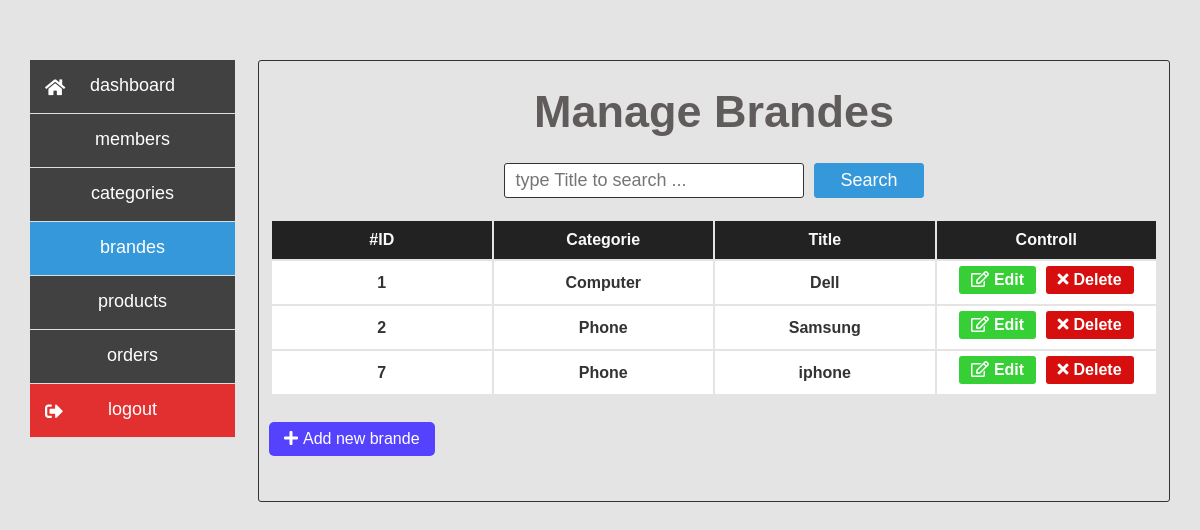
Page /Admin/Brandes.php?function=show (signed in) on the committed database.
### tables this page shows
CREATE TABLE `brandes` (
  `brande_id` int(11) NOT NULL,
  `Brand_cat` int(250) NOT NULL,
  `brande_title` varchar(100) NOT NULL
);

CREATE TABLE `categorie` (
  `cat_id` int(11) NOT NULL,
  `cat_title` varchar(100) NOT NULL
);

### Admin/Brandes.php (the view, shortened to what this page needs)
<?php
require "../Config/config.php";
    if(isset($_SESSION["connecte"]) && isset($_SESSION["admin_id"]) && isset($_GET["function"]))
    {
        $admin_random=$_SESSION["admin_id"];
        $query_check_admin="select * from users where user_randome = $admin_random";
        if(mysqli_num_rows(mysqli_query($conn,$query_check_admin))>0)
        {
            $output="";
            $query_get_all_brandes="select brande_id,categorie.cat_title,brande_title from brandes ,categorie
                                    where Brand_cat=cat_id";
            $resultat=mysqli_query($conn,$query_get_all_brandes);
            if(mysqli_num_rows($resultat))
            {
                while($row=$resultat->fetch_assoc())
                {
                    $id=$row["brande_id"];
                    $cat_title=$row["cat_title"];
                    $brande_title=$row["brande_title"];
                    $output.='<tr>
                                <td>'.$id.'</td>
                                <td>'.$cat_title.'</td>
                                <td>'.$brande_title.'</td>
                                <td>
                                <a href="Brandes.php?function=update&brande_id='.$id.'" id="edit"><i class="far fa-edit"></i><span>Edit</span></a>
                                <a href="Brandes.php?function=delete&brande_name='.$brande_title.'" id="delete"><i class="fas fa-times"></i><span>Delete</span></a>
                                </td>
                            </tr>';
                }
            }
        }
        else
        {
            header("Location: ../Pages/index.html");
        }
    }
    else
    {
        header("Location: ../Pages/index.html");
    }
?>
<!DOCTYPE html>
<html lang="en">
<head>
    <link rel="stylesheet" href="../Css/header.css">
    <link rel="stylesheet" href="../Css/Brandes.css">
</head>
<body>
    <div class="container">
        <?php
         include_once 'header.php';
        ?>
        <div class="content">
            <?php
                if($_GET["function"]=="show")
                {?>
                    <h1 class="title">Manage Brandes</h1>
                        <div class="brande_search">
                            <div class="searchbox">
                                <input type="text" id="txtsearch" placeholder="type Title to search ...">
                                <button id="btnsearch">Search</button>
                            </div>
                        </div>
                        <div class="brande_liste">
                            <table id="brandes_table">
                                <thead>
                                    <tr>
                                        <th>#ID</th>
                                        <th>Categorie</th>
                                        <th>Title</th>
                                        <th>Controll</th>
                                    </tr>
                                </thead>
                                <tbody>
                                <?php echo $output; ?>
                                </tbody>
                            </table>
                        </div>
                        <a href="Brandes.php?function=add" class="addnew"><i class="fa fa-plus" aria-hidden="true"></i><span>Add new brande</span></a>
            <?php }
         ?>
        </div>
    </div>
</body>
</html>

### Css/header.css (style rules this page uses)
* { margin: 0; padding: 0; font-family: 'montserrat',sans-serif; box-sizing: border-box; }
body { background-color: #E4E4E4; }
.container { width: 95%; margin:60px auto; min-height:100%; display: flex; justify-content: space-between; }
.container .title { text-align: center; margin: 15px 0; color: rgb(97, 92, 92); font-size: 45px; }
.container .content { flex-basis:80%; border: 1px solid #333; border-radius: 3px; padding:10px 10px 40px 10px; overflow-y: scroll; }

### Css/Brandes.css (style rules this page uses)
* { margin: 0; padding: 0; font-family: 'montserrat',sans-serif; box-sizing: border-box; }
.container .content .brande_liste { max-height: 700px; overflow-y: scroll; border: 1px solid #E4E4E4; border-radius: 2px; }
.container .content .brande_search { padding: 10px 0; margin: 10px 0; }
.container .content .brande_search .searchbox { width: 100%; display: flex; justify-content: center; align-items: center; }
.container .content .brande_search .searchbox input { font-size: 18px; width: 300px; padding: 5px 10px; outline:none; height: 35px; color: #333; margin-right: 10px; border: 1px solid #333; border-radius: 3px; }
.container .content .brande_search .searchbox button { height: 35px; font-size: 18px; padding: 5px 25px; cursor: pointer; background-color: #3498db; color: #fff; border: 1px solid #3498db; border-radius: 3px; }
.container .content .brande_liste table { width: 100%; margin-bottom: 20px; }
.container .content .brande_liste table tr th, .container .content .brande_liste table tr td { width: 25%; text-align: center; margin-bottom: 1px; }
.container .content .brande_liste table tr th { background-color: #222; color: #faf8f8; padding: 10px; }
.container .content .brande_liste table tr td { color: #333; background-color: #fff; font-weight: 700; padding: 5px; }
.container .content .brande_liste table tr td:last-of-type a { display: inline-block; text-decoration: none; color: #fff; padding: 5px 12px; border-radius: 3px; }
.container .content .brande_liste table tr td:last-of-type a i { margin-right: 5px; }
.container .content .brande_liste table tr td:last-of-type #edit { background-color: rgb(54, 207, 54); margin:0 5px 5px 0; }
.container .content .brande_liste table tr td:last-of-type #delete { background-color: rgb(214, 14, 14); }
.container .content .addnew { display: inline-block; text-decoration: none; background-color: rgb(85, 66, 255); color: #fff; padding: 8px 15px; border-radius: 5px; margin: 5px 0; }
.container .content .addnew i { margin-right: 5px; }

### rows in the picture
brandes: brande_id "1", Brand_cat.cat_title "Computer", brande_title "Dell"
brandes: brande_id "2", Brand_cat.cat_title "Phone", brande_title "Samsung"
brandes: brande_id "7", Brand_cat.cat_title "Phone", brande_title "iphone"
